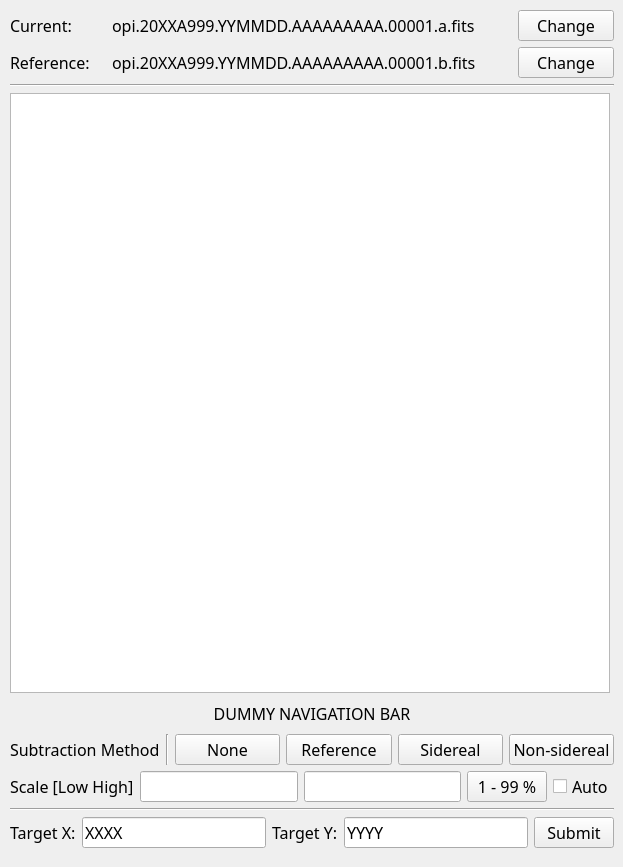
<?xml version="1.0" encoding="UTF-8"?>
<ui version="4.0">
 <class>SelectorWindow</class>
 <widget class="QWidget" name="SelectorWindow">
  <property name="geometry">
   <rect>
    <x>0</x>
    <y>0</y>
    <width>623</width>
    <height>867</height>
   </rect>
  </property>
  <property name="windowTitle">
   <string>OpihiExarata Target Selector</string>
  </property>
  <widget class="QWidget" name="verticalLayoutWidget">
   <property name="geometry">
    <rect>
     <x>10</x>
     <y>10</y>
     <width>604</width>
     <height>838</height>
    </rect>
   </property>
   <property name="font">
    <font>
     <family>Sylfaen</family>
     <pointsize>12</pointsize>
    </font>
   </property>
   <layout class="QVBoxLayout" name="vertical_layout_selector">
    <item>
     <layout class="QGridLayout" name="grid_layout_file_selection">
      <item row="0" column="1">
       <widget class="QLabel" name="label_dynamic_current_fits_filename">
        <property name="minimumSize">
         <size>
          <width>400</width>
          <height>0</height>
         </size>
        </property>
        <property name="text">
         <string>opi.20XXA999.YYMMDD.AAAAAAAAA.00001.a.fits</string>
        </property>
       </widget>
      </item>
      <item row="1" column="1">
       <widget class="QLabel" name="label_dynamic_reference_fits_filename">
        <property name="minimumSize">
         <size>
          <width>400</width>
          <height>0</height>
         </size>
        </property>
        <property name="text">
         <string>opi.20XXA999.YYMMDD.AAAAAAAAA.00001.b.fits</string>
        </property>
       </widget>
      </item>
      <item row="0" column="2">
       <widget class="QPushButton" name="push_button_change_current_filename">
        <property name="text">
         <string>Change</string>
        </property>
       </widget>
      </item>
      <item row="1" column="2">
       <widget class="QPushButton" name="push_button_change_reference_filename">
        <property name="text">
         <string>Change</string>
        </property>
       </widget>
      </item>
      <item row="0" column="0">
       <widget class="QLabel" name="label_static_current_fits_filename">
        <property name="text">
         <string>Current:</string>
        </property>
       </widget>
      </item>
      <item row="1" column="0">
       <widget class="QLabel" name="label_static_reference_fits_filename">
        <property name="text">
         <string>Reference:</string>
        </property>
       </widget>
      </item>
     </layout>
    </item>
    <item>
     <widget class="Line" name="line_2">
      <property name="orientation">
       <enum>Qt::Horizontal</enum>
      </property>
     </widget>
    </item>
    <item>
     <layout class="QVBoxLayout" name="vertical_layout_image">
      <item>
       <widget class="QGraphicsView" name="dummy_opihi_image">
        <property name="minimumSize">
         <size>
          <width>600</width>
          <height>600</height>
         </size>
        </property>
        <property name="maximumSize">
         <size>
          <width>600</width>
          <height>600</height>
         </size>
        </property>
       </widget>
      </item>
      <item>
       <widget class="QLabel" name="dummy_opihi_navbar">
        <property name="text">
         <string>DUMMY NAVIGATION BAR</string>
        </property>
        <property name="alignment">
         <set>Qt::AlignCenter</set>
        </property>
       </widget>
      </item>
     </layout>
    </item>
    <item>
     <layout class="QHBoxLayout" name="horizonta_layout_subtraction_mode">
      <item>
       <widget class="QLabel" name="label_static_subtraction_mode">
        <property name="text">
         <string>Subtraction Method</string>
        </property>
       </widget>
      </item>
      <item>
       <widget class="Line" name="line_3">
        <property name="orientation">
         <enum>Qt::Vertical</enum>
        </property>
       </widget>
      </item>
      <item>
       <widget class="QPushButton" name="push_button_mode_none">
        <property name="text">
         <string>None</string>
        </property>
       </widget>
      </item>
      <item>
       <widget class="QPushButton" name="push_button_mode_reference">
        <property name="text">
         <string>Reference</string>
        </property>
       </widget>
      </item>
      <item>
       <widget class="QPushButton" name="push_button_mode_sidereal">
        <property name="text">
         <string>Sidereal</string>
        </property>
       </widget>
      </item>
      <item>
       <widget class="QPushButton" name="push_button_mode_non_sidereal">
        <property name="text">
         <string>Non-sidereal</string>
        </property>
       </widget>
      </item>
     </layout>
    </item>
    <item>
     <layout class="QHBoxLayout" name="horizontal_layout_colorbar_scale">
      <item>
       <widget class="QLabel" name="label_static_scale">
        <property name="text">
         <string>Scale [Low High]</string>
        </property>
       </widget>
      </item>
      <item>
       <widget class="QLineEdit" name="line_edit_dynamic_scale_low"/>
      </item>
      <item>
       <widget class="QLineEdit" name="line_edit_dynamic_scale_high"/>
      </item>
      <item>
       <widget class="QPushButton" name="push_button_scale_1_99">
        <property name="text">
         <string>1 - 99 %</string>
        </property>
       </widget>
      </item>
      <item>
       <widget class="QCheckBox" name="check_box_autoscale_1_99">
        <property name="text">
         <string>Auto</string>
        </property>
       </widget>
      </item>
     </layout>
    </item>
    <item>
     <widget class="Line" name="line">
      <property name="font">
       <font>
        <family>Sylfaen</family>
        <pointsize>12</pointsize>
       </font>
      </property>
      <property name="orientation">
       <enum>Qt::Horizontal</enum>
      </property>
     </widget>
    </item>
    <item>
     <layout class="QHBoxLayout" name="horizontal_layout_target_pixel_entry">
      <item>
       <widget class="QLabel" name="label_static_target_x">
        <property name="font">
         <font>
          <family>Sylfaen</family>
          <pointsize>12</pointsize>
         </font>
        </property>
        <property name="text">
         <string>Target X:</string>
        </property>
       </widget>
      </item>
      <item>
       <widget class="QLineEdit" name="line_edit_dynamic_target_x">
        <property name="font">
         <font>
          <family>Sylfaen</family>
          <pointsize>12</pointsize>
         </font>
        </property>
        <property name="text">
         <string>XXXX</string>
        </property>
       </widget>
      </item>
      <item>
       <widget class="QLabel" name="label_static_target_y">
        <property name="font">
         <font>
          <family>Sylfaen</family>
          <pointsize>12</pointsize>
         </font>
        </property>
        <property name="text">
         <string>Target Y:</string>
        </property>
       </widget>
      </item>
      <item>
       <widget class="QLineEdit" name="line_edit_dynamic_target_y">
        <property name="font">
         <font>
          <family>Sylfaen</family>
          <pointsize>12</pointsize>
         </font>
        </property>
        <property name="text">
         <string>YYYY</string>
        </property>
       </widget>
      </item>
      <item>
       <widget class="QPushButton" name="push_button_submit_target">
        <property name="font">
         <font>
          <family>Sylfaen</family>
          <pointsize>12</pointsize>
         </font>
        </property>
        <property name="text">
         <string>Submit</string>
        </property>
       </widget>
      </item>
     </layout>
    </item>
   </layout>
  </widget>
 </widget>
 <resources/>
 <connections/>
</ui>
